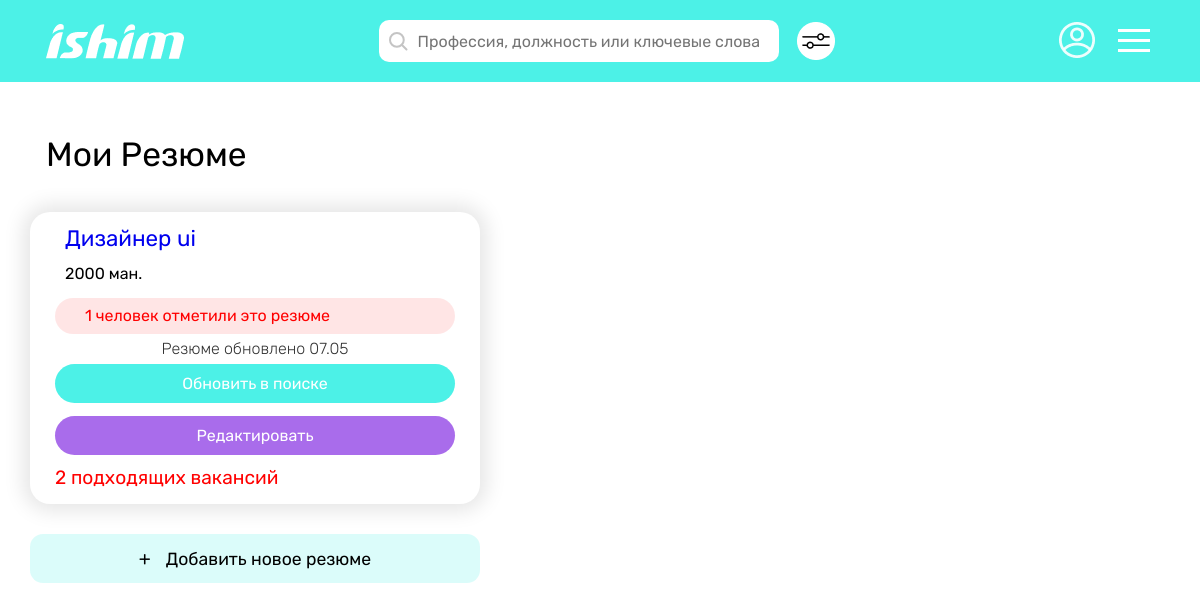
Before: /employee/my-cv/ (signed in) with the older database file.
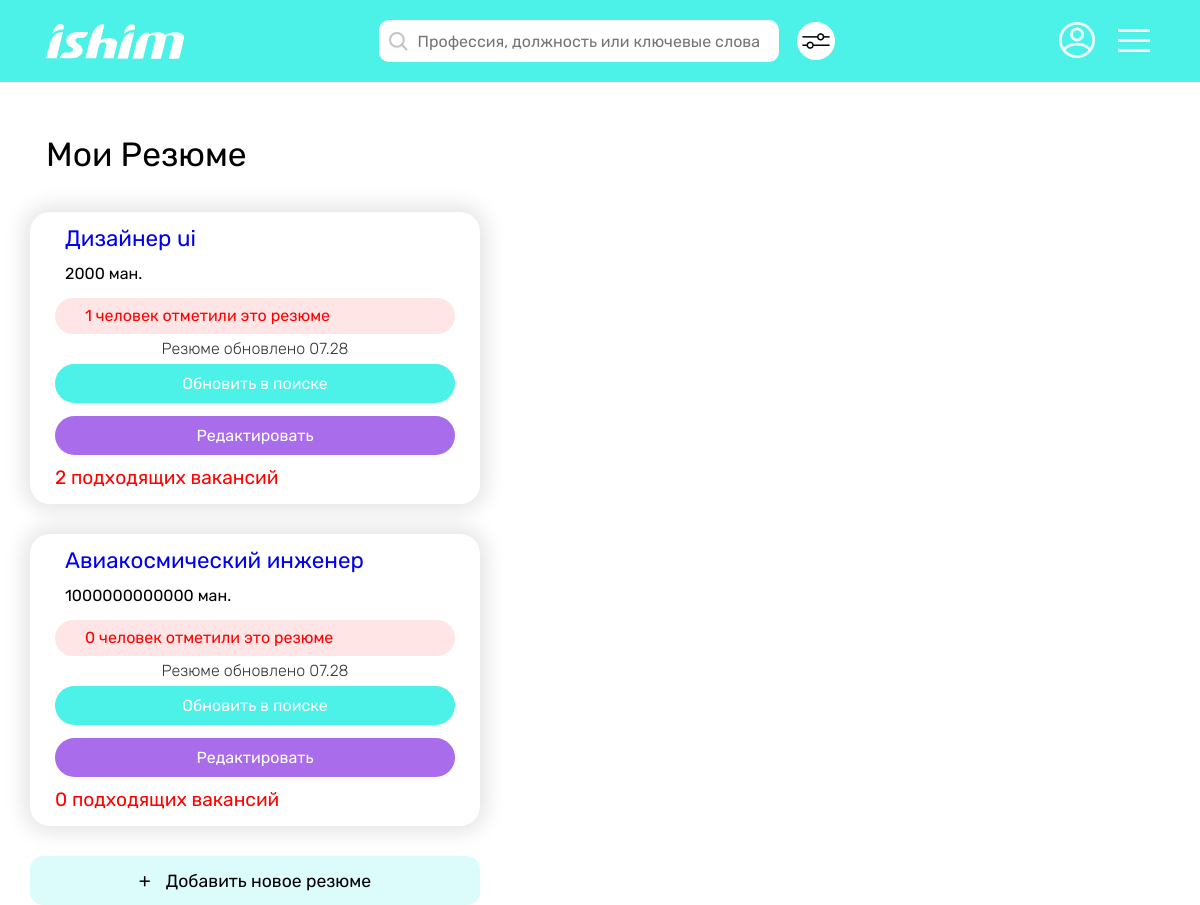
After: the same page with the newer database file.
### employee/models.py (models this page shows, shortened)
class CV(models.Model):
    employee = models.ForeignKey(Employee, on_delete=models.CASCADE)
    first_name = models.CharField(max_length=65)
    last_name = models.CharField(max_length=65)
    birth_date = models.DateField()
    mobile_num = models.CharField(max_length=25)
    email = models.EmailField()
    registration = models.CharField(max_length=100)
    sex = models.CharField(max_length=65)
    position = models.CharField(max_length=65)
    sphere = models.CharField(max_length=100)
    min_salary = models.IntegerField()
    busyness = models.CharField(max_length=65, default='')
    work_graph = models.CharField(max_length=65)
    about = models.TextField()
    views = models.IntegerField(default=0)
    suitable_vacancies = models.ManyToManyField(Vacancy, blank=True)
    creation_date = models.DateTimeField(auto_now_add=True)

### employee/views.py (the view)
# urls.py: path('my-cv/', tm_views.my_cv, name='my-cv-tm'),
@employee_required
@login_required
def my_cv(request):
    cv_list = CV.objects.filter(employee=request.user.employee)
    context = {
        'cv_list': cv_list
    }
    return render(request, 'employee/my_cv.html', context)

### employee/templates/employee/my_cv.html (shortened to what this page needs)
{% extends "main/base.html" %}
{% load static %}
{% block content %}
      <div class="container__main pad-0 w-1920">
         {% include 'main/header_employee.html' %}
         <div class="container__content">
            <div class="my__vac">
               <h1 class="my__vac__title">Мои Резюме</h1>
               {% for cv in cv_list %}
               <div class="my__vac__item">
                  <h2 class="my__vac__item__title"><a href="{% url 'my-cv-info' cv.id %}">{{ cv.position }}</a></h2>
                  <h3 class="my__vac__item__subtitle">{{ cv.min_salary }} ман.</h3>
                  <a href="" class="amount__resp">{{ cv.chosencv_set.count }} человек отметили это резюме</a>
                  <span>Резюме обновлено {{ cv.creation_date|date:"m.d"}}</span>
                  <a href="{% url 'refresh-cv' cv.id %}" class="refresh__in__search__btn green__btn">Обновить в поиске</a>
                  <a href="{% url 'cv-edit' cv.id %}" class="edit__btn purp__btn">Редактировать</a>
                  <a href="{% url 'suitable-vacancies' cv.id %}" class="suitable__link">{{ cv.suitable_vacancies.count }} подходящих вакансий</a>
               </div>
               {% endfor %}
               <a href="{% url 'create-cv' %}" class="add__vac"><span>+</span>Добавить новое резюме</a>
            </div>
         </div>
      </div>
      {% endblock %}

### main/templates/main/base.html (shortened to what this page needs)
<!DOCTYPE html>
<html lang="ru">
<head>
    {% load static %}
    <link rel="stylesheet" href="{% static 'main.css' %}">
</head>
<body>
    {% block content %}{% endblock %}
</body>
</html>

### main/templates/main/header_employee.html (shortened to what this page needs)
{% load static %}
<header class="header">
   <div class="container__content">
      <div class="header__content">
         <section class="header__sec__type3 ">
            <a href="{% url 'home' %}"><img src="{% static 'images/header/Ishim__logo.png' %}"
                  alt="Sorry got some error" class="header__pic "></a>
         </section>
         <section class="header__sec__type3">
            <form action="{% url 'search-vacancy' %}">
               <div class="nav">
                  <button type="submit" name="search_btn">
                     <img src="{% static 'images/search__ic.svg' %}" alt="Sorry">
                  </button>
                  <input type="text" class="nav__inp" placeholder="Профессия, должность или ключевые слова"
                     name="position">
               </div>
               <a href="{% url 'wide-search-vacancy' %}">
                  <img src="{% static 'images/nav__setting.png' %}" alt="Sorry" class="nav__set__pic">
               </a>
            </form>
         </section>
         <section class="header__sec__type3">
            <div class="header__user__pic__wrap">
               <img src="{% static 'images/user__def__ic.png' %}" alt="Sorry" class="header__user__pic">
            </div>
            <button class="hamburger hamburger-line">
               <span></span>
            </button>
         </section>
      </div>
   </div>
</header>

### static/main.css (style rules this page uses)
* { padding: 0; margin: 0; border: 0; }
*, *:before, *:after { -moz-box-sizing: border-box; -webkit-box-sizing: border-box; box-sizing: border-box; }
nav, footer, header, aside { display: block; }
html, body { height: 100%; width: 100%; font-size: 100%; line-height: 1; font-size: 16px; -ms-text-size-adjust: 100%; -moz-text-size-adjust: 100%; -webkit-text-size-adjust: 100%; color: #000; font-family: 'Rubik', sans-serif; }
input, button, textarea, select, label { font-family: inherit; font-size: inherit; background: none; }
input { border: none; outline: none; }
button { cursor: pointer; }
a, a:visited { text-decoration: none; }
img { vertical-align: top; }
h1, h2, h3, h4, h5, h6 { font-size: inherit; font-weight: 400; margin: 0; }
.w-1920 { width: 100%; max-width: 1920px; }
.pad-0 { padding: 0; }
.purp__btn { background-color: #A96CEB; font-size: 1.2rem; line-height: 1.2; text-align: center; color: #fff; }
.green__btn { background-color: #4CF1E7; font-size: 1.2rem; line-height: 1.2; text-align: center; color: #fff; }
.container__content { width: 100%; max-width: 1440px; padding: 0 30px; margin: 0 auto; position: relative; }
.container__main { width: 100%; margin: 0 auto; position: relative; }
.header { height: 82px; background-color: #4CF1E7; }
.header__content { width: 100%; display: flex; justify-content: space-between; flex-wrap: nowrap; padding: 16px 84px 0 84px; }
.header__pic { width: 138px; height: 35px; }
.header__sec__type3:first-child { display: flex; align-items: flex-end; }
.header__sec__type3:nth-child(2) form { display: flex; align-items: center }
.header__sec__type3:last-child { position: relative; display: flex; align-items: center; }
.header__user__pic__wrap { padding-left: 30px; padding-bottom: 2px; margin-right: 19px; }
.nav { width: 500px; display: flex; align-items: center; background-color: #fff; padding: 10px; border-radius: 10px; margin-right: 18px; }
.nav img { margin-right: 7px; }
.nav__inp { width: 93%; }
.hamburger { display: block; position: relative; height: 34px; width: 40px; background: none; overflow: hidden; margin: 0; padding: 0; box-shadow: none; border: none; cursor: pointer; }
.hamburger span { display: block; position: absolute; top: 15px; right: 4px; left: 4px; height: 3px; background-color: #ffff; }
.hamburger span::before, .hamburger span::after { position: absolute; display: block; left: 0; width: 100%; height: 3px; background-color: #ffff; content: ""; }
.hamburger span::before { top: -10px; }
.hamburger span::after { bottom: -10px; }
.hamburger-line span::before, .hamburger-line span::after { transition-duration: 0.3s, 0.3s; transition-delay: 0.3s 0s; }
.hamburger-line span::before { transition-property: top, transform; }
.hamburger-line span::after { transition-property: bottom, transform; }
.my__vac { max-width: 450px; margin-top: 56px; }
.my__vac__title { font-size: 2.1rem; padding-left: 16px; margin-bottom: 40px; }
.my__vac__item { max-width: 450px; width: 100%; padding: 16px 25px; background: #FFFFFF; box-shadow: 0px 0px 20px 7px rgba(0, 0, 0, 0.1); border-radius: 20px; margin-bottom: 30px; transition: 0.4s linear; }
.my__vac__item__title { font-size: 1.4rem; padding-left: 10px; margin-bottom: 16px; }
.my__vac__item__subtitle { padding-left: 10px; margin-bottom: 16px; }
.amount__resp { display: block; width: 100%; padding: 10px 30px; color: #FF0000; background: rgba(255, 0, 0, 0.1); border-radius: 30px; }
.my__vac__item span { display: block; width: 100%; font-weight: 300; color: rgba(0, 0, 0, 0.8); text-align: center; margin: 7px 0; }
.refresh__in__search__btn, .edit__btn { display: block; width: 100%; font-size: 1rem; text-align: center; padding: 10px 30px; border-radius: 30px; margin-bottom: 13px; }
.suitable__link { color: #FF0000; }
.add__vac { display: block; width: 100%; font-size: 1.1rem; color: #000000; text-align: center; padding: 15px 30px; background: rgba(76, 241, 231, 0.2); border-radius: 13px; }
.add__vac span { font-size: 1.2rem; margin-right: 15px; }
.suitable__link { font-size: 1.2rem; color: #FF0000; margin-bottom: 30px; }
@media (max-width:1340px) { .header__content { align-items: center; padding: 20px 16px; } }
@media (max-width:1340px) { .nav { width: 400px; } }

Changed rows visible on the page:
changed CV "Дизайнер ui": creation_date "07.05" → "07.28"
added CV: position "Авиакосмический инженер", min_salary "1000000000000", chosencv_set.count "0", creation_date "07.28", suitable_vacancies.count "0"
